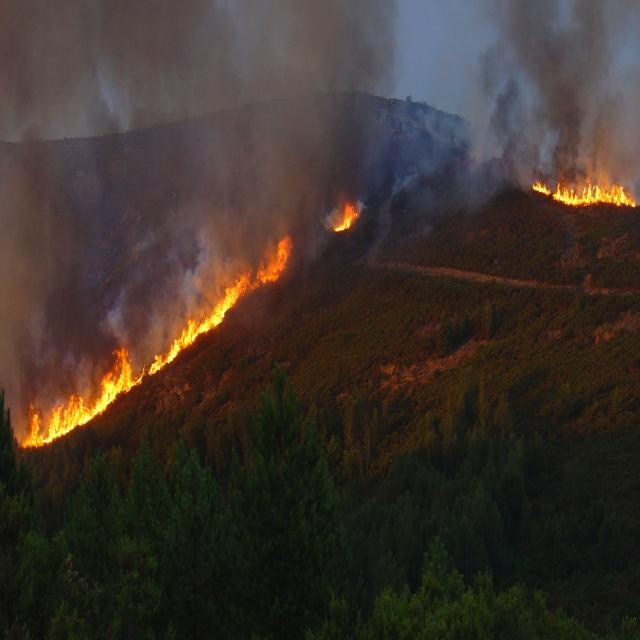
#> input picture dataset/images/fire_00000.jpg, 640 x 640 px; its folder holds only this picture in this run
$ python generate_masks_slide.py
#> lines starting #> are read from the running program, lines starting #| are printed output that depends on the picture; after the words box and inside, x2 and y2 are one past the last pixel; in counts of white or black regions, pixels touching at a corner belong together
#> further down, img_bgr is the input picture: shape (640, 640, 3); mean B, G, R 45.5, 51.8, 61.9
"""
Slayt gorseli: 5 Kanalli Renk Maskeleme
Cikti: outputs/report_masks.png
"""

import cv2
import numpy as np
import matplotlib
matplotlib.use("Agg")
import matplotlib.pyplot as plt
import matplotlib.gridspec as gridspec
from pathlib import Path

BASE_DIR   = Path(__file__).parent.parent
IMAGES_DIR = BASE_DIR / "dataset" / "images"
MASKS_DIR  = BASE_DIR / "dataset" / "masks"
OUT_DIR    = BASE_DIR / "outputs"
OUT_DIR.mkdir(exist_ok=True)

# Parametreler (segmentation.py ile ayni)
H_MAX  = 35;  S_MIN = 100;  V_MIN = 120
CR_MIN = 150; CB_MAX = 140
VOTE_THR = 3

# On isleme (segmentation.py ile ayni)
def on_isleme(img_bgr):
    blur = cv2.GaussianBlur(img_bgr, (5, 5), sigmaX=1.0)
    bil  = cv2.bilateralFilter(blur, d=9, sigmaColor=80, sigmaSpace=80)
    lab  = cv2.cvtColor(bil, cv2.COLOR_BGR2LAB)
#> lab: shape (640, 640, 3); mean of channels 0, 1, 2 56.4, 131.7, 133.7
    clahe = cv2.createCLAHE(clipLimit=2.5, tileGridSize=(8, 8))
    lab[:, :, 0] = clahe.apply(lab[:, :, 0])
#> lab: shape (640, 640, 3); mean of channels 0, 1, 2 74.1, 131.7, 133.7
    return cv2.cvtColor(lab, cv2.COLOR_LAB2BGR)

# Gorsel sec - hem gunduz hem gece gormek icin ortadan biraz sonrasini al
gorseller = sorted(IMAGES_DIR.glob("*.jpg"))
idx = len(gorseller) // 2
img_bgr = cv2.imread(str(gorseller[idx]))
while img_bgr is None:
    idx += 1
    img_bgr = cv2.imread(str(gorseller[idx]))

img_name = gorseller[idx].stem
en = on_isleme(img_bgr)
img_rgb = cv2.cvtColor(img_bgr, cv2.COLOR_BGR2RGB)

# 5 Maske hesapla
hsv = cv2.cvtColor(en, cv2.COLOR_BGR2HSV)
#> hsv: shape (640, 640, 3); mean H, S, V 52.2, 70.4, 82.2
m_hsv = cv2.bitwise_or(
    cv2.inRange(hsv, np.array([0, S_MIN, V_MIN]), np.array([H_MAX, 255, 255])),
    cv2.inRange(hsv, np.array([180 - H_MAX, S_MIN, V_MIN]), np.array([180, 255, 255]))
)
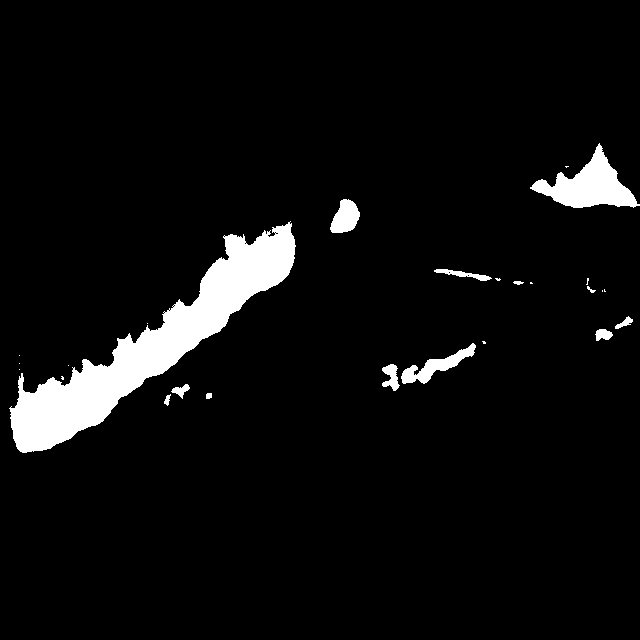
#> m_hsv: shape (640, 640); 5.5% white; 26 white regions (13 under 20 px), largest, box (x1, y1, x2, y2) and area: (9, 221, 296, 453) 16583, (530, 143, 640, 208) 3075, (401, 343, 476, 384) 957

ycc = cv2.cvtColor(en, cv2.COLOR_BGR2YCrCb)
#> ycc: shape (640, 640, 3); mean of channels 0, 1, 2 70.1, 133.7, 123
Y, Cr, Cb = ycc[:,:,0], ycc[:,:,1], ycc[:,:,2]
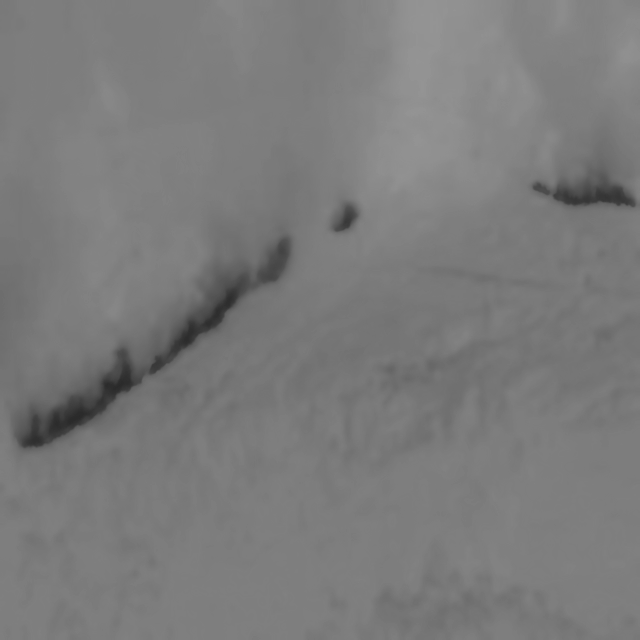
#> Cb: shape (640, 640); min 41, max 148, mean 123
m_ycc = np.zeros_like(Y, np.uint8)
m_ycc[(Cr > CR_MIN) & (Cb < CB_MAX) & (Y > 50)] = 255

rgb = cv2.cvtColor(en, cv2.COLOR_BGR2RGB)
R = rgb[:,:,0].astype(float); G = rgb[:,:,1].astype(float); B = rgb[:,:,2].astype(float)
#> after `B = rgb[:, :, 2].astype(float)`:
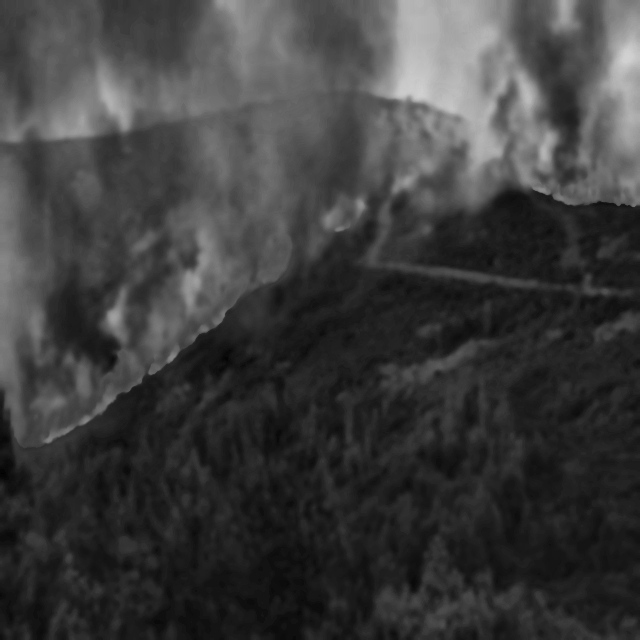
#> B: shape (640, 640) float64; min 2, max 209, mean 61.2
m_rgb = np.zeros(en.shape[:2], np.uint8)
m_rgb[(R > 150) & (R > G) & (G >= B) & (R - B > 40)] = 255

lab2 = cv2.cvtColor(en, cv2.COLOR_BGR2LAB)
#> lab2: shape (640, 640, 3); mean of channels 0, 1, 2 74.1, 131.5, 133.7
L, A, Bch = lab2[:,:,0], lab2[:,:,1], lab2[:,:,2]
m_lab = np.zeros_like(L, np.uint8)
m_lab[(L > 80) & (A > 135) & (Bch > 130)] = 255

m_wht = np.zeros(en.shape[:2], np.uint8)
m_wht[(R > 200) & (G > 150) & (B < 180) & (R > B + 30)] = 255

tot = (m_hsv.astype(np.uint16) + m_ycc.astype(np.uint16) +
       m_rgb.astype(np.uint16) + m_lab.astype(np.uint16) + m_wht.astype(np.uint16))
m_vote = np.where(tot >= VOTE_THR * 255, 255, 0).astype(np.uint8)
#> m_vote: shape (640, 640); 5.4% white; 20 white regions (11 under 20 px), largest, box (x1, y1, x2, y2) and area: (10, 222, 296, 453) 16637, (531, 148, 640, 208) 3180, (401, 347, 473, 384) 752

# Renkli overlay: maskeyi orijinal uzerine bindir
def renkli_overlay(img_rgb, mask, renk_bgr):
    overlay = img_rgb.copy()
    overlay[mask > 127] = (overlay[mask > 127] * 0.35 + np.array(renk_bgr) * 0.65).astype(np.uint8)
    return overlay

# Oylama overlay: kac kanal oyladiysa o kadar parlak
vote_norm = (tot / (5 * 255.0) * 255).astype(np.uint8)
vote_color = np.zeros((*img_rgb.shape[:2], 3), np.uint8)
vote_color[:,:,0] = vote_norm  # kirmizi kanal
vote_color[:,:,1] = (vote_norm * 0.3).astype(np.uint8)
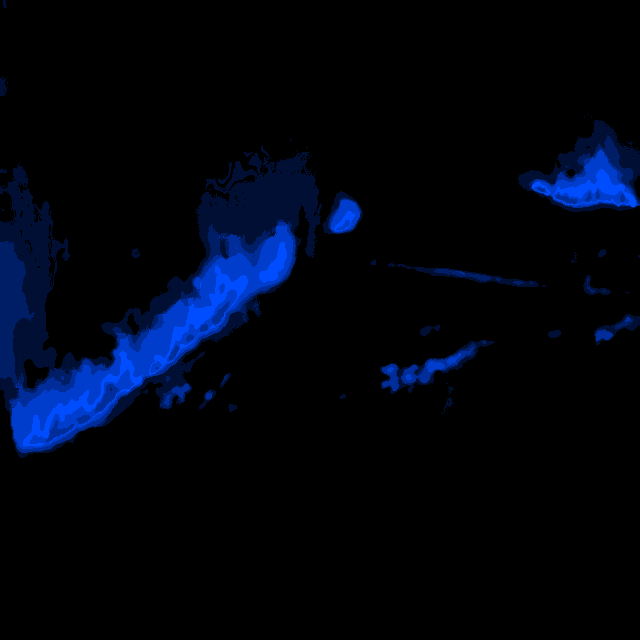
#> vote_color: shape (640, 640, 3); mean of channels 0, 1, 2 15.4, 4.6, 0; drawn as B, G, R

oy_overlay = img_rgb.copy()
oy_mask = tot > 0
#> oy_mask: shape (640, 640) bool; 12.8% white; 64 white regions (40 under 20 px), largest, box (x1, y1, x2, y2) and area: (0, 145, 322, 458) 40020, (518, 120, 640, 212) 6488, (380, 340, 495, 394) 2007
oy_overlay[oy_mask] = (
    oy_overlay[oy_mask] * 0.4 +
    vote_color[oy_mask] * 0.6
).astype(np.uint8)
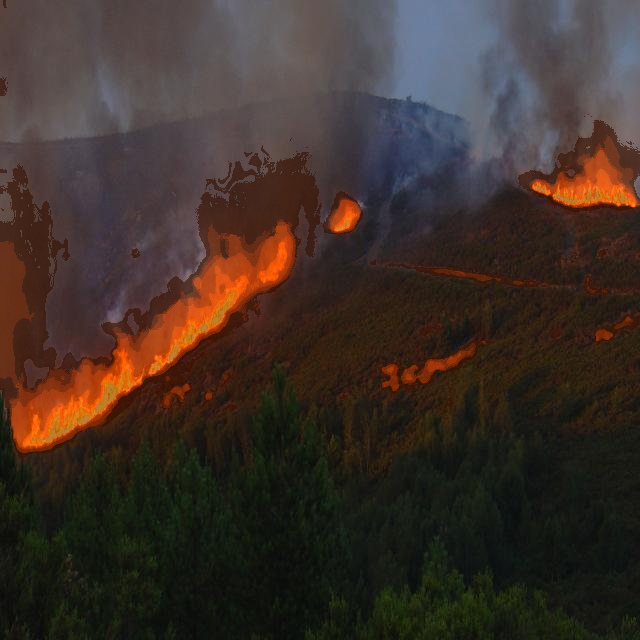
#> oy_overlay: shape (640, 640, 3); mean R, G, B 61.5, 48.4, 41.5

# Kanal renkleri (slide ile uyumlu)
KANALLAR = [
    (m_hsv,  "HSV Maskesi\nH∈[0,35]∪[145,180]  S≥100  V≥120", "#e65100", (230,80,0)),
    (m_ycc,  "YCrCb Maskesi\nCr>150  Cb<140  Y>50",            "#f57f17", (245,127,23)),
    (m_rgb,  "RGB Maskesi\nR>150  R>G≥B  R−B>40",              "#6a1b9a", (106,27,154)),
    (m_lab,  "LAB Maskesi\nL>80  A>135  B>130",                "#1b5e20", (27,94,32)),
    (m_wht,  "Parlaklik Maskesi\nR>200  G>150  B<180  R>B+30",  "#006064", (0,96,100)),
]

# ============================================================
# LAYOUT: 3 satir x 4 sutun
#   Satir 0: Orijinal (genis) | HSV | YCrCb | RGB
#   Satir 1: Orijinal (genis) | LAB | Parlaklik | Oylama>=3/5
#   Satir 2: tum maskeler overlay karsilastirmasi (genis tek panel)
# ============================================================
BG      = "#0f1923"
TC      = "#e8eaf6"   # baslik rengi
LC      = "#b0bec5"   # etiket rengi

fig = plt.figure(figsize=(16, 10), facecolor=BG)
gs  = gridspec.GridSpec(2, 4, figure=fig,
                        hspace=0.38, wspace=0.07,
                        left=0.02, right=0.98,
                        top=0.84, bottom=0.05)

# Orijinal - tek kare (0,0)
ax_orig = fig.add_subplot(gs[0, 0])
ax_orig.imshow(img_rgb, aspect="auto")
ax_orig.set_facecolor("#152030")
for sp in ax_orig.spines.values():
    sp.set_edgecolor("#37474f"); sp.set_linewidth(1.5)
ax_orig.set_xticks([]); ax_orig.set_yticks([])
ax_orig.set_title(f"Orijinal Görsel\n{img_name}", color=TC,
                  fontsize=10, fontweight="bold", pad=7)

# 5 Maske: satir 0 saginda 3, satir 1 saginda 2
kanal_pozisyonlar = [
    (0, 1), (0, 2), (0, 3),   # HSV, YCrCb, RGB
    (1, 1), (1, 2),            # LAB, Parlaklik
]

for i, ((row, col), (mask, baslik, hex_renk, rgb_renk)) in enumerate(
        zip(kanal_pozisyonlar, KANALLAR)):
    ax = fig.add_subplot(gs[row, col])
    overlay = renkli_overlay(img_rgb, mask, rgb_renk)
    ax.imshow(overlay, aspect="auto")
    ax.set_facecolor("#152030")
    for sp in ax.spines.values():
        sp.set_edgecolor(hex_renk); sp.set_linewidth(2.8)
    ax.set_xticks([]); ax.set_yticks([])
    pct = 100.0 * np.sum(mask > 127) / mask.size
    ax.set_title(f"{baslik}\nKapsam: %{pct:.1f}", color=TC,
                 fontsize=8.5, fontweight="bold", pad=5, linespacing=1.45)
#> this loop made 5 passes
#> (row, col, hex_renk, rgb_renk, pct) on passes 1 to 5: (0, 1, '#e65100', (230, 80, 0), 5.47), (0, 2, '#f57f17', (245, 127, 23), 6.07), (0, 3, '#6a1b9a', (106, 27, 154), 5.33), (1, 1, '#1b5e20', (27, 94, 32), 11.39), (1, 2, '#006064', (0, 96, 100), 1.94)
#> pass 1, `overlay = renkli_overlay(img_rgb, mask, rgb_renk)`:
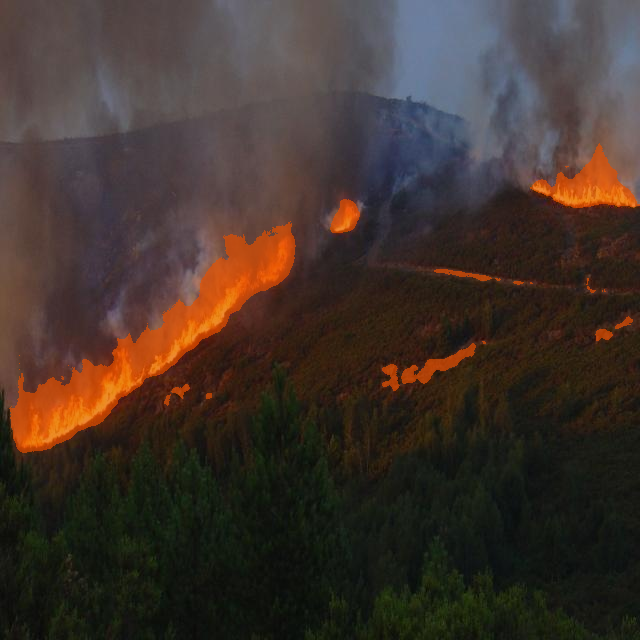
#> overlay: shape (640, 640, 3); mean R, G, B 64.2, 51.1, 43.9

# Oylama sonucu (>=3/5) - (1,0) orijinalin altinda
ax_vote = fig.add_subplot(gs[1, 0])
ax_vote.imshow(oy_overlay, aspect="auto")
ax_vote.set_facecolor("#152030")
for sp in ax_vote.spines.values():
    sp.set_edgecolor("#ffd54f"); sp.set_linewidth(2.8)
ax_vote.set_xticks([]); ax_vote.set_yticks([])
pct_vote = 100.0 * np.sum(m_vote > 127) / m_vote.size
#> pct_vote = 5.37
ax_vote.set_title(f"Oylama  (≥3/5)\nKapsam: %{pct_vote:.1f}",
                  color="#ffd54f", fontsize=8.5, fontweight="bold", pad=5, linespacing=1.45)

# Baslik
fig.suptitle(
    "5 Kanallı Renk Maskeleme — Her Kanalın Aynı Görüntüdeki Katkısı",
    color=TC, fontsize=13, fontweight="bold", y=0.96
)

# Alt aciklama
fig.text(0.5, 0.005,
         "Renkli alan = o kanalın tespit ettiği alev bölgesi  |  "
         "Her kanal farklı senaryoda güçlü/zayıf  →  Oylama zayıf noktaları telafi eder",
         ha="center", color=LC, fontsize=8.5, style="italic")

kayit = OUT_DIR / "report_masks.png"
plt.savefig(str(kayit), dpi=150, bbox_inches="tight",
            facecolor=fig.get_facecolor())
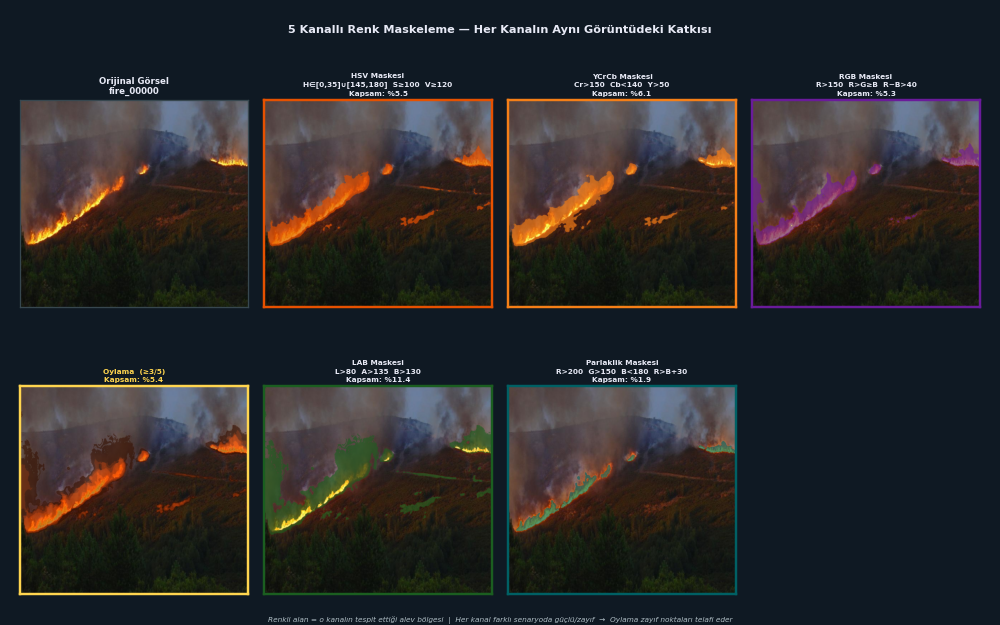
#> figure drawn by matplotlib, 7 panels
plt.close()
print(f"Kaydedildi: {kayit}")

$ run again, on dataset/images/fire_00015.jpg
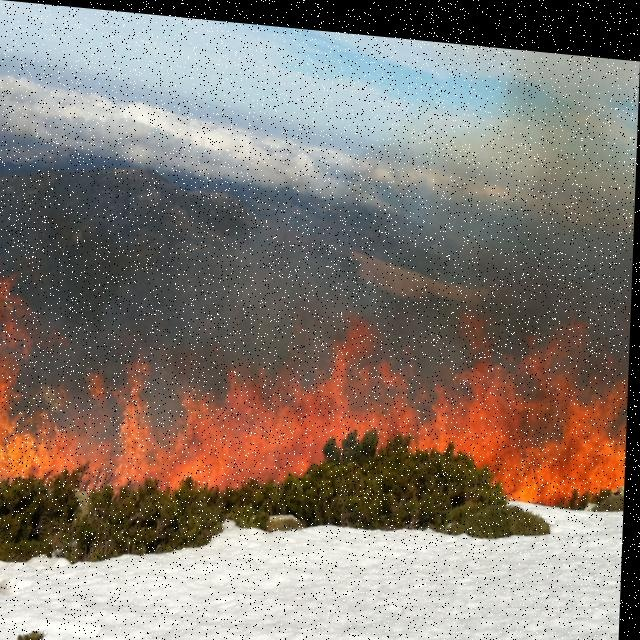
#> input picture dataset/images/fire_00015.jpg, 640 x 640 px
#> img_bgr is the input picture: shape (640, 640, 3); mean B, G, R 112.8, 121.4, 132.7
#> hsv: shape (640, 640, 3); mean H, S, V 42.7, 57.1, 139.3
#> `m_hsv = cv2.bitwise_or( cv2.inRange(hsv, np.array([0, S_MIN, V_MIN]), ..`:
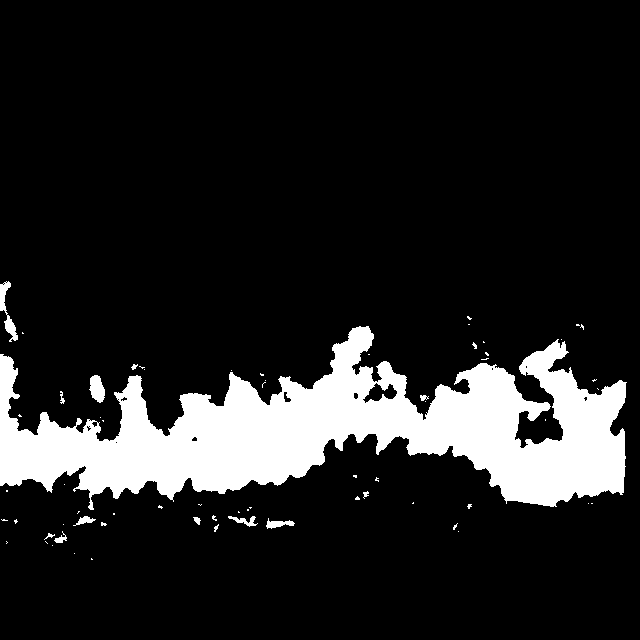
#> m_hsv: shape (640, 640); 13.5% white; 66 white regions (52 under 20 px), largest, box (x1, y1, x2, y2) and area: (0, 326, 627, 510) 53456, (0, 281, 18, 342) 378, (89, 375, 105, 403) 312
#> ycc: shape (640, 640, 3); mean of channels 0, 1, 2 124.6, 134.3, 121.6
#> lab2: shape (640, 640, 3); mean of channels 0, 1, 2 131.1, 131.6, 135.2
#> m_vote: shape (640, 640); 12.9% white; 14 white regions (9 under 20 px), largest, box (x1, y1, x2, y2) and area: (0, 326, 626, 507) 51960, (4, 317, 26, 346) 332, (91, 375, 105, 401) 268, (0, 281, 11, 311) 215, (420, 395, 426, 400) 24
#> oy_mask: shape (640, 640) bool; 17% white; 52 white regions (41 under 20 px), largest, box (x1, y1, x2, y2) and area: (0, 276, 627, 526) 68565, (266, 515, 298, 532) 317, (44, 531, 67, 544) 150
#> oy_overlay: shape (640, 640, 3); mean R, G, B 133.3, 117.7, 106.9
#> the loop `for i, ((row, col), (mask, baslik, hex_renk, rgb_renk)) in enumerate( ..` made 5 passes
#> (row, col, hex_renk, rgb_renk, pct) on passes 1 to 5: (0, 1, '#e65100', (230, 80, 0), 13.45), (0, 2, '#f57f17', (245, 127, 23), 13.46), (0, 3, '#6a1b9a', (106, 27, 154), 11.61), (1, 1, '#1b5e20', (27, 94, 32), 16.24), (1, 2, '#006064', (0, 96, 100), 1.73)
#> pass 3, `overlay = renkli_overlay(img_rgb, mask, rgb_renk)`:
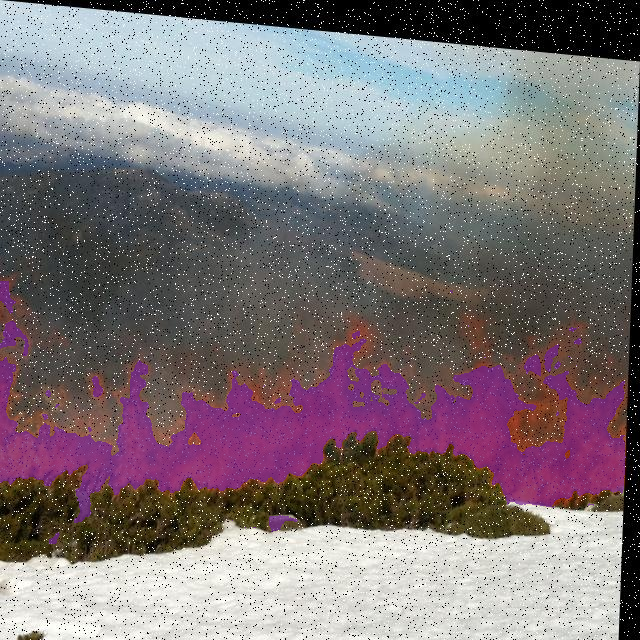
#> overlay: shape (640, 640, 3); mean R, G, B 126.7, 116.6, 120.1
#> pct_vote = 12.9

$ run again, on dataset/images/fire_00019.jpg
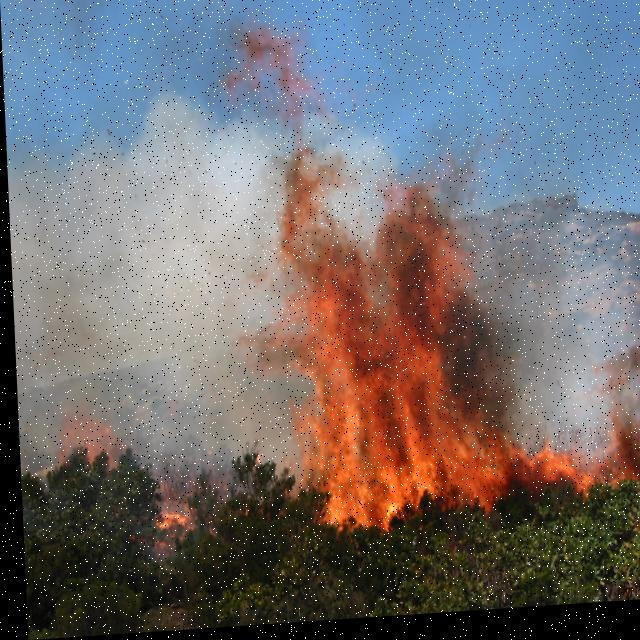
#> input picture dataset/images/fire_00019.jpg, 640 x 640 px
#> img_bgr is the input picture: shape (640, 640, 3); mean B, G, R 111.2, 109.1, 114.3
#> hsv: shape (640, 640, 3); mean H, S, V 52.2, 77.8, 144.9
#> `m_hsv = cv2.bitwise_or( cv2.inRange(hsv, np.array([0, S_MIN, V_MIN]), ..`:
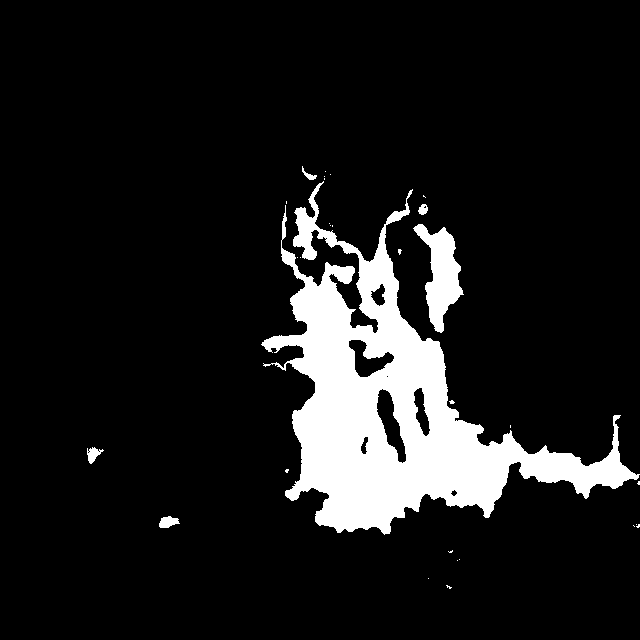
#> m_hsv: shape (640, 640); 10.7% white; 30 white regions (24 under 20 px), largest, box (x1, y1, x2, y2) and area: (261, 181, 640, 535) 40836, (413, 224, 464, 333) 2588, (159, 516, 180, 528) 172, (87, 447, 104, 464) 149, (418, 204, 428, 215) 77, (302, 166, 317, 180) 69
#> ycc: shape (640, 640, 3); mean of channels 0, 1, 2 120.1, 130.3, 128
#> lab2: shape (640, 640, 3); mean of channels 0, 1, 2 128.1, 132.3, 129.1
#> m_vote: shape (640, 640); 11.1% white; 30 white regions (18 under 20 px), largest, box (x1, y1, x2, y2) and area: (268, 203, 640, 534) 39215, (414, 224, 472, 333) 2932, (293, 183, 339, 260) 1019
#> oy_mask: shape (640, 640) bool; 16.2% white; 81 white regions (57 under 20 px), largest, box (x1, y1, x2, y2) and area: (240, 149, 640, 536) 59872, (57, 413, 124, 471) 2340, (154, 478, 198, 540) 1828
#> oy_overlay: shape (640, 640, 3); mean R, G, B 113.5, 104.9, 105.2
#> the loop `for i, ((row, col), (mask, baslik, hex_renk, rgb_renk)) in enumerate( ..` made 5 passes
#> (row, col, hex_renk, rgb_renk, pct) on passes 1 to 5: (0, 1, '#e65100', (230, 80, 0), 10.74), (0, 2, '#f57f17', (245, 127, 23), 12.84), (0, 3, '#6a1b9a', (106, 27, 154), 10.45), (1, 1, '#1b5e20', (27, 94, 32), 14.06), (1, 2, '#006064', (0, 96, 100), 1.91)
#> pass 3, `overlay = renkli_overlay(img_rgb, mask, rgb_renk)`:
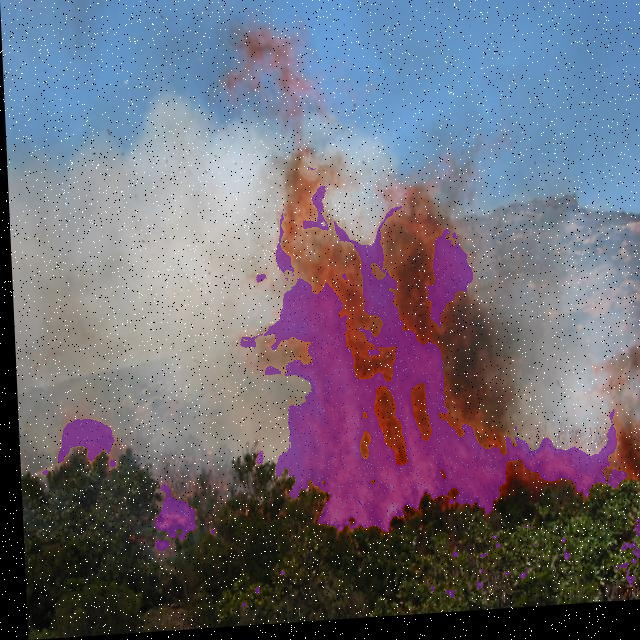
#> overlay: shape (640, 640, 3); mean R, G, B 109.3, 104.7, 117.7
#> pct_vote = 11.09
